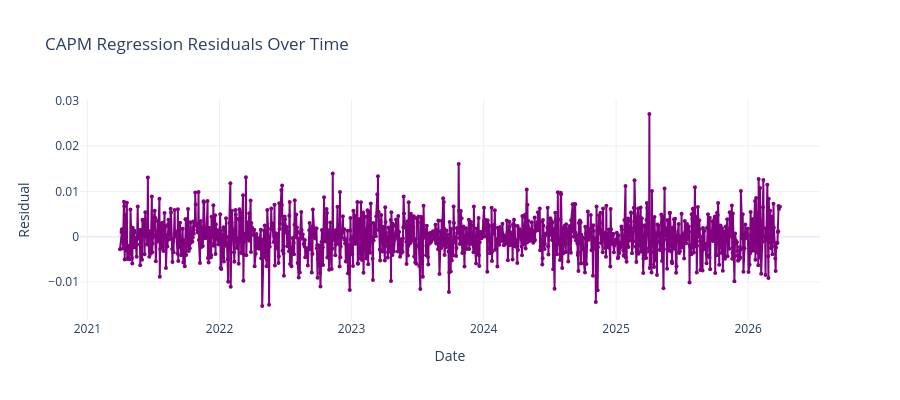
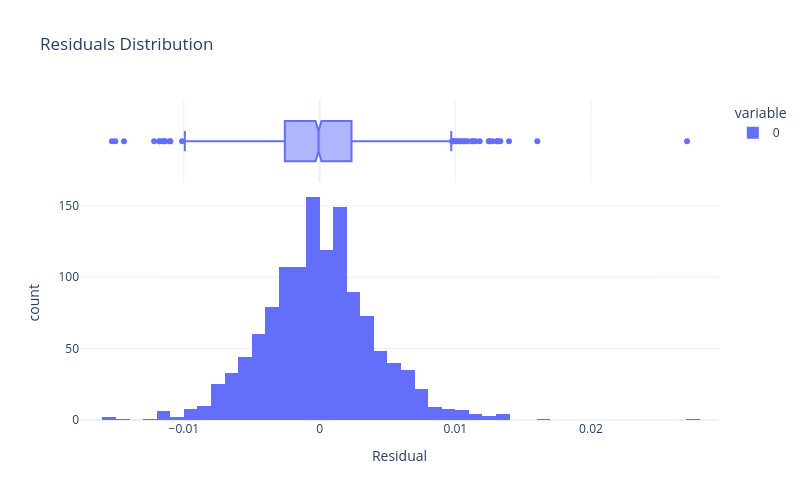

The notebook cell these images were saved under, in order:
### Code cell
residuals = port_daily_returns - (portfolio_alpha_daily + portfolio_beta * benchmark_returns)

import plotly.graph_objects as go
fig = go.Figure()
fig.add_trace(go.Scatter(
    x=residuals.index,
    y=residuals,
    mode='lines+markers',
    name='Residuals',
    marker=dict(color='purple', size=4)
))
fig.update_layout(
    title='CAPM Regression Residuals Over Time',
    xaxis_title='Date',
    yaxis_title='Residual',
    template='plotly_white',
    width=900, height=400
)
fig.show()

import plotly.express as px
fig = px.histogram(
    residuals, nbins=50, marginal='box',
    title='Residuals Distribution',
    labels={'value': 'Residual'}
)
fig.update_layout(template='plotly_white', width=800, height=500)
fig.show()

import scipy.stats as stats
import matplotlib.pyplot as plt

plt.figure(figsize=(6,6))
stats.probplot(residuals, dist="norm", plot=plt)
plt.title("QQ Plot of CAPM Regression Residuals")
plt.show()

### Figure 1 — Plotly figure (JSON) as saved in the notebook; plotly's stock layout.template omitted (floating-point values rounded to 4 significant figures; data arrays with more than 128 entries replaced by an {"elided": "..."} marker saying what was removed)
{"data": [{"marker": {"color": "purple", "size": 4}, "mode": "lines+markers", "name": "Residuals", "type": "scatter", "x": {"elided": "1254 str values"}, "y": {"elided": "1254 float values"}}], "layout": {"height": 400, "title": {"text": "CAPM Regression Residuals Over Time"}, "width": 900, "xaxis": {"title": {"text": "Date"}}, "yaxis": {"title": {"text": "Residual"}}}}

### Figure 2 — Plotly figure (JSON) as saved in the notebook; plotly's stock layout.template omitted (floating-point values rounded to 4 significant figures; data arrays with more than 128 entries replaced by an {"elided": "..."} marker saying what was removed)
{"data": [{"bingroup": "x", "hovertemplate": "variable=0<br>Residual=%{x}<br>count=%{y}<extra></extra>", "legendgroup": "0", "marker": {"color": "#636efa", "pattern": {"shape": ""}}, "name": "0", "nbinsx": 50, "orientation": "v", "showlegend": true, "type": "histogram", "x": {"elided": "1254 float values"}, "xaxis": "x", "yaxis": "y"}, {"hovertemplate": "variable=0<br>Residual=%{x}<extra></extra>", "legendgroup": "0", "marker": {"color": "#636efa"}, "name": "0", "notched": true, "showlegend": false, "type": "box", "x": {"elided": "1254 float values"}, "xaxis": "x2", "yaxis": "y2"}], "layout": {"barmode": "relative", "height": 500, "legend": {"title": {"text": "variable"}, "tracegroupgap": 0}, "title": {"text": "Residuals Distribution"}, "width": 800, "xaxis": {"anchor": "y", "domain": [0, 1], "title": {"text": "Residual"}}, "xaxis2": {"anchor": "y2", "domain": [0, 1], "matches": "x", "showgrid": true, "showticklabels": false}, "yaxis": {"anchor": "x", "domain": [0, 0.7326], "title": {"text": "count"}}, "yaxis2": {"anchor": "x2", "domain": [0.7426, 1], "matches": "y2", "showgrid": false, "showline": false, "showticklabels": false, "ticks": ""}}}
